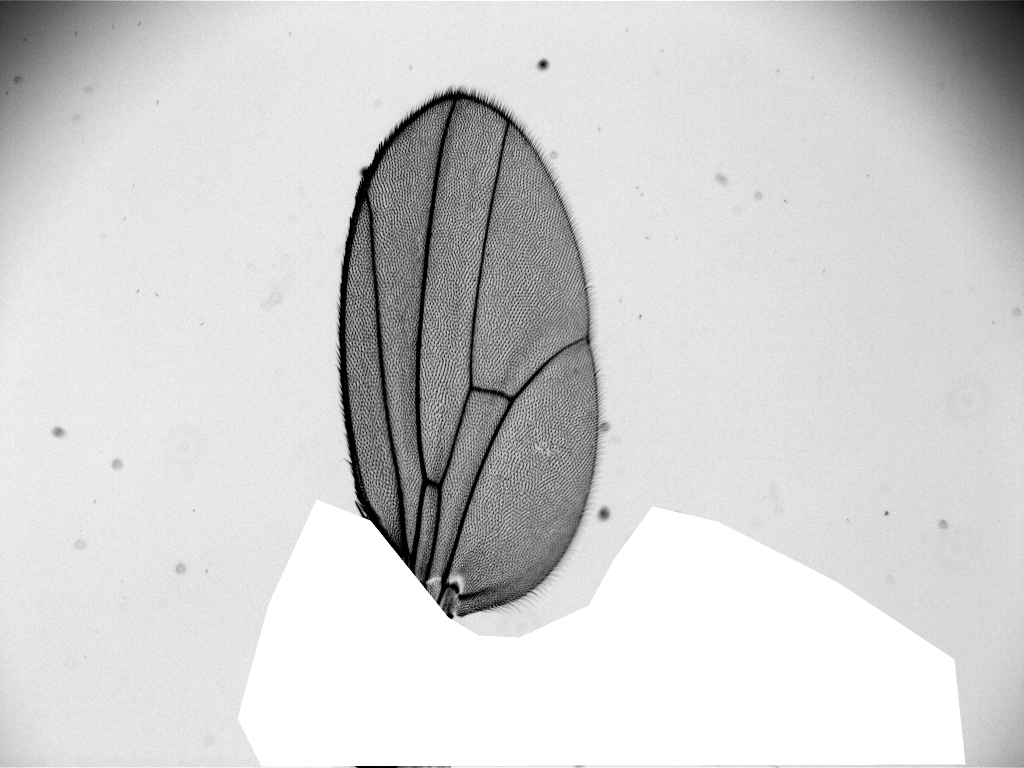
%> input picture MAPPER_v1.0.0/demo_individualProcessing/Slide 1 Wing 2 4018.TIF, 2048 x 1536 px (shown at 1/2 size)
$ octave IndividualAnalysisMainCode.m   (GNU Octave 9; MATLAB toolbox functions it lacks are replaced by stand-ins)
%> lines starting %> are read from the running program, lines starting %| are printed output that depends on the picture; in (x1, y1, x2, y2) boxes, pixels count from 0 and x2, y2 are one past the last pixel; in counts of white or black regions, pixels touching at a corner belong together; the program's own positions count from 1
%> further down, rawImage is the input picture: size 1536x2048 uint8; min 0, max 255, mean 209.5
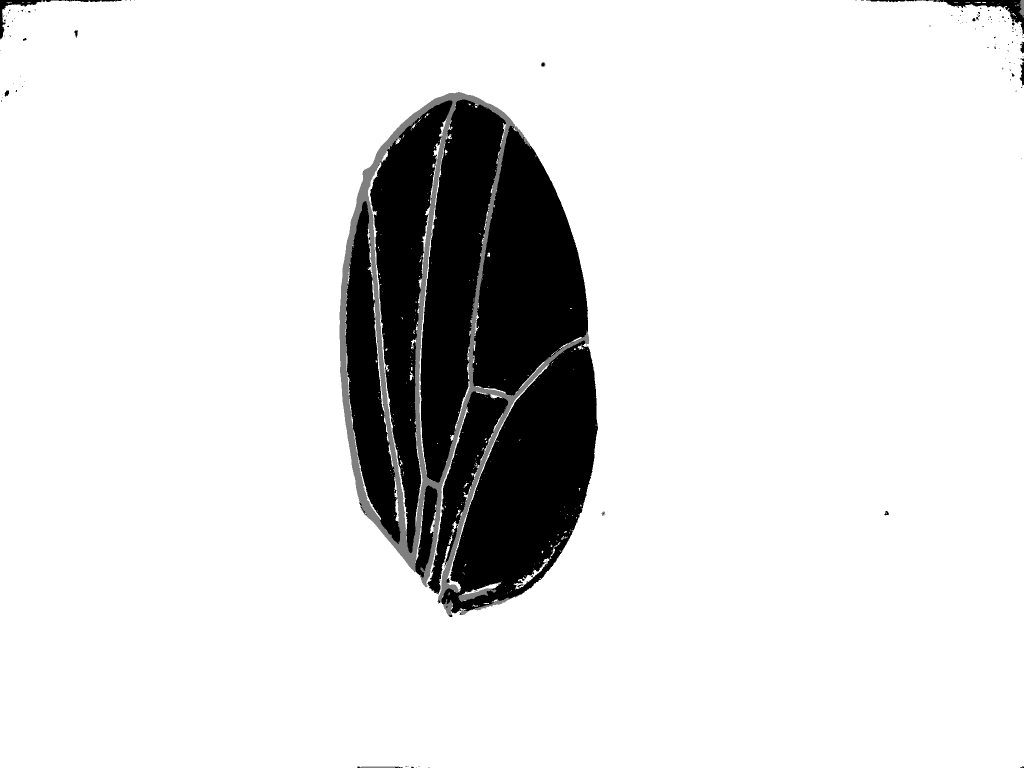
%> input picture MAPPER_v1.0.0/demo_individualProcessing/Slide 1 Wing 2 4018_Simple Segmentation.png, 2048 x 1536 px (shown at 1/2 size)
%> further down, segmentationMask is the input picture: size 1536x2048 uint8; min 1, max 3, mean 2.76
### MAPPER_v1.0.0/dependencies/interveinMorphFilter.m
% Input arguewmwnts:
%   label: image segmentation mask
% Output arguements:
%   arbitrary labelled intervein regions

function [bw_label] = interveinMorphFilter(label, sizeFilter)
%> called with sizeFilter = 5
    % relabelling segmentation mask so as to have two components intervein and
    % vein
    label(label == 3) = 2;
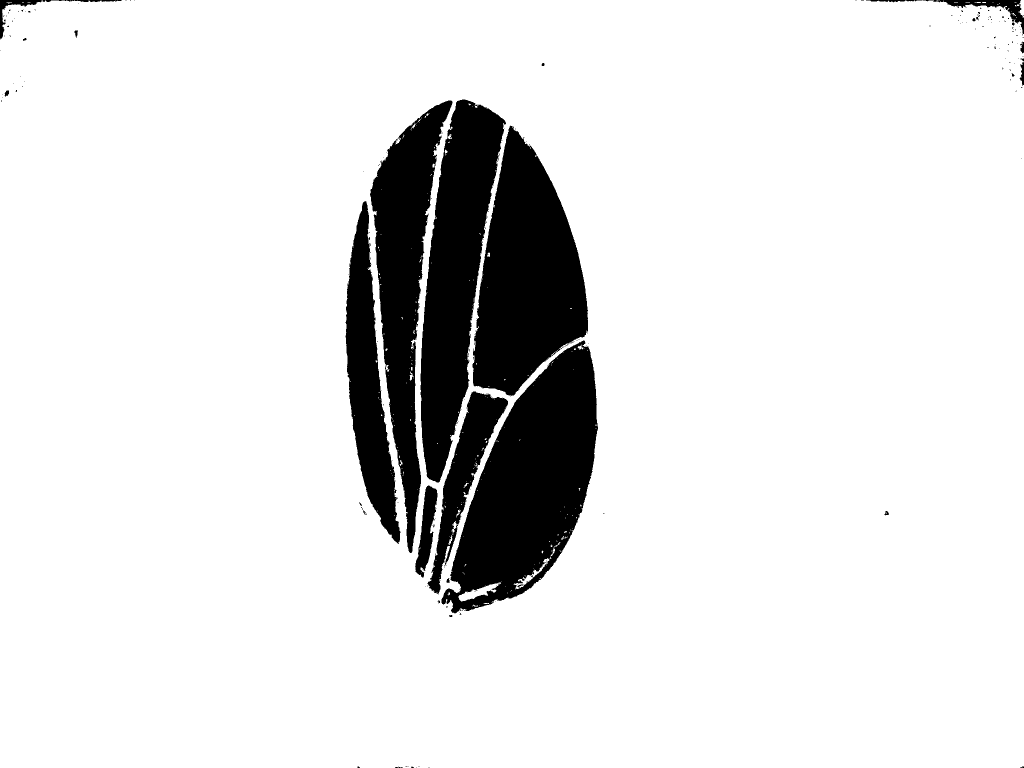
%> label: size 1536x2048 uint8 (shown at 1/2 size); values 1 (black) and 2 (white), 88.6% white; 236 black regions (210 under 20 px), largest, box (x1, y1, x2, y2) and area: (883, 681, 1196, 1227) 91086, (945, 251, 1176, 792) 78172, (841, 199, 1012, 965) 68679
    label(label == 4) = 2;
    % Binarizing the label matrix : double to binary or logical
    rgb_img = label2rgb(label);
    bw_img = im2bw(rgb_img);
    bw_img = imcomplement(bw_img);
    bw_img = imclearborder(bw_img);
    % area filter to filter out noisy or non wing debris
    bw_img = bwareafilt(bw_img,7);
    % Morphometric processing for smoothing out the wing blade marin
    bw_img = imfill(bw_img,'holes');
%> bw_img: size 1536x2048 logical; 11.3% white; 7 white regions, largest, box (x1, y1, x2, y2) and area: (883, 681, 1196, 1227) 93268, (945, 251, 1176, 792) 78288, (841, 199, 1012, 965) 68861
    se = strel('disk', sizeFilter);
    bw_img = imerode(bw_img,se);
%> bw_img: size 1536x2048 logical; 10% white; 8 white regions (1 under 20 px), largest, box (x1, y1, x2, y2) and area: (891, 689, 1192, 1222) 86838, (949, 258, 1172, 787) 72651, (845, 203, 1004, 961) 61611
    bw_img = imfill(bw_img,'holes');
    bw_img = bwareafilt(bw_img,7);
    bw_img = imdilate(bw_img,se);
%> bw_img: size 1536x2048 logical; 11.2% white; 7 white regions, largest, box (x1, y1, x2, y2) and area: (887, 685, 1196, 1226) 92928, (945, 254, 1176, 791) 78107, (841, 199, 1008, 965) 68643
    % Converting the binary mask to labellde image with each intervein
    % labelled differently
    bw_label = bwlabel(bw_img);
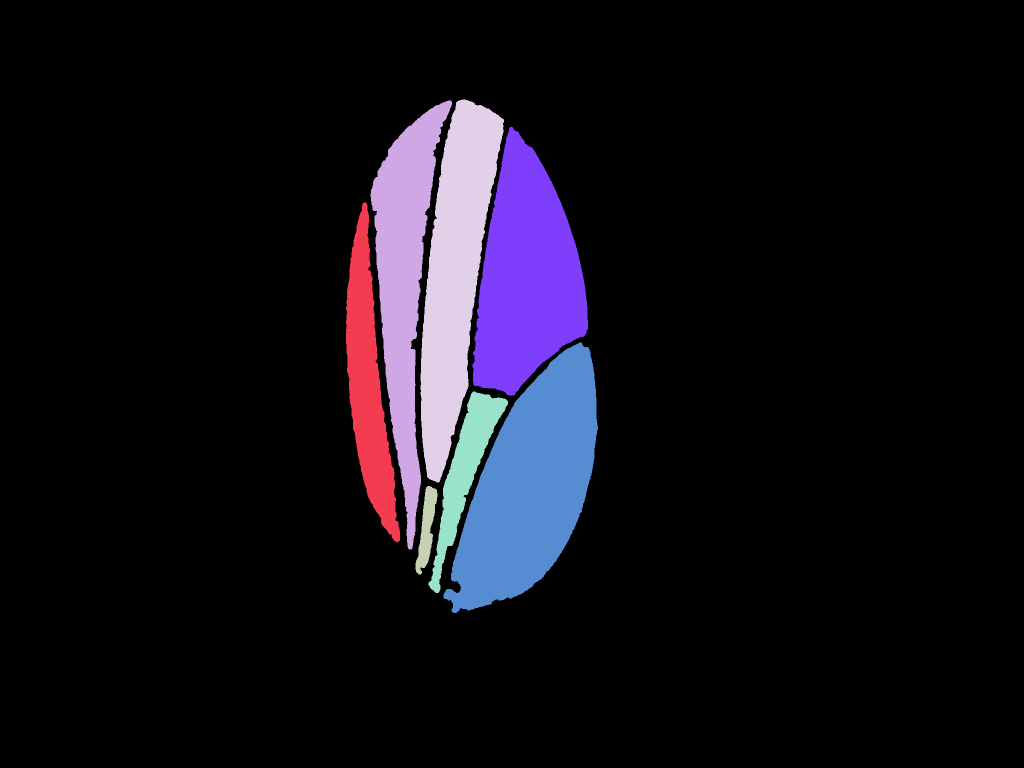
%> bw_label: size 1536x2048 double (shown at 1/2 size); 8 distinct labels, from 0 to 7; one colour per label, 0 black

end

### MAPPER_v1.0.0/dependencies/wingMorphFilter.m
% Input arguewmwnts:
%   label: image segmentation mask
% Output arguements:
%   bw_img: binary image separating the whole wing blade from background
%   bw_label: label matrix having 1 for the wing and 2 for the background

function [bw_img, bw_label] = wingMorphFilter2( label, sizeFilter)
%> called with sizeFilter = 8
    % Combine the veins and inyterveins as a single label
    label(label == 2) = 1;
%> label: size 1536x2048 uint8; values 1 (black) and 3 (white), 87.1% white; 134 black regions (116 under 20 px), largest, box (x1, y1, x2, y2) and area: (679, 184, 1196, 1234) 400832, (1846, 0, 2048, 68) 2933, (0, 0, 244, 79) 1581
    label(label == 3) = 2;
    label(label == 4) = 2;
    % binarize the label matrix so as to obtain a binary mask for the whole
    % wing
    rgb_img = label2rgb(label);
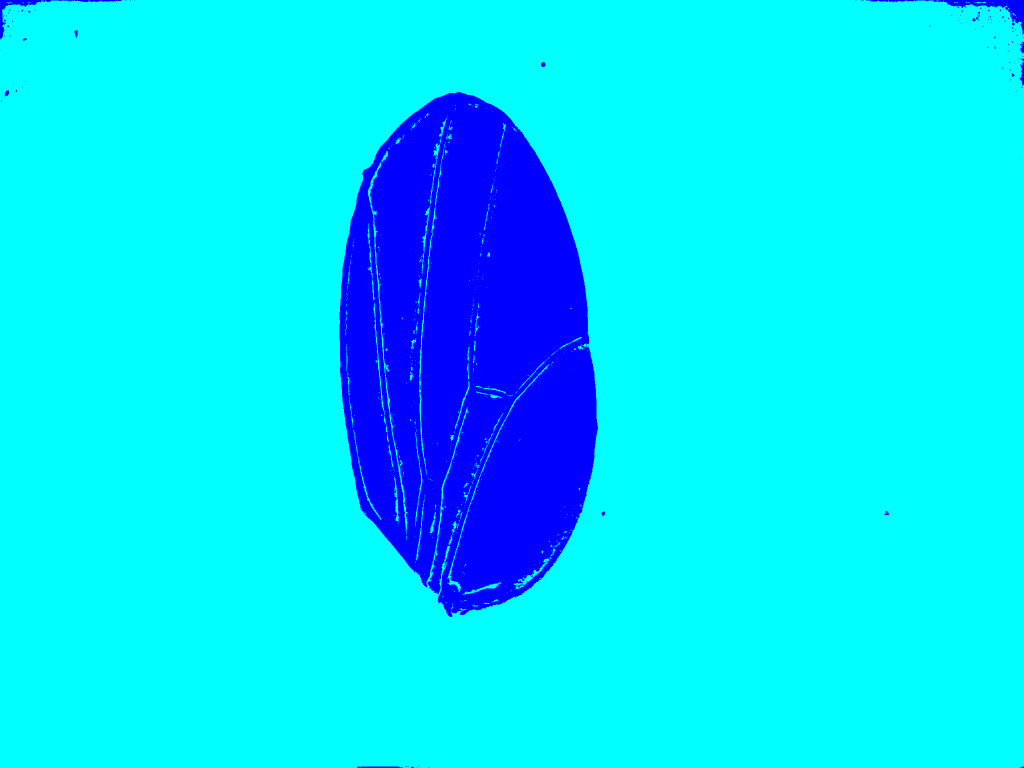
%> rgb_img: size 1536x2048x3 uint8 (shown at 1/2 size); mean R, G, B 0, 222, 255
    bw_img = im2bw(rgb_img);
    bw_img = imcomplement(bw_img);
    % Morphological operations to smoothen out the wing boundaries
    bw_img = bwareafilt(bw_img,5);
%> bw_img: size 1536x2048 logical; 12.9% white; 5 white regions, box (x1, y1, x2, y2) and area: (679, 184, 1196, 1234) 400832, (1846, 0, 2048, 68) 2933, (0, 0, 244, 79) 1581, (1732, 0, 1845, 5) 272, (714, 1533, 806, 1536) 258
    bw_img = imfill(bw_img,'holes');
%> bw_img: size 1536x2048 logical; 13.3% white; 5 white regions, box (x1, y1, x2, y2) and area: (679, 184, 1196, 1234) 414568, (1846, 0, 2048, 68) 3020, (0, 0, 244, 79) 1607, (1732, 0, 1845, 5) 272, (714, 1533, 806, 1536) 258
    se = strel('disk', sizeFilter);
    bw_img = imerode(bw_img,se);
%> bw_img: size 1536x2048 logical; 12.4% white; 5 white regions (1 under 20 px), largest, box (x1, y1, x2, y2) and area: (686, 192, 1189, 1219) 388901, (1899, 0, 2048, 39) 1375, (0, 0, 68, 13) 237, (865, 1137, 877, 1177) 115
    bw_img = imfill(bw_img,'holes');
    bw_img = bwareafilt(bw_img,1);
%> bw_img: size 1536x2048 logical; 12.4% white; 1 white region, box (x1, y1, x2, y2) and area: (686, 192, 1189, 1219) 388901
    bw_img = imdilate(bw_img,se);
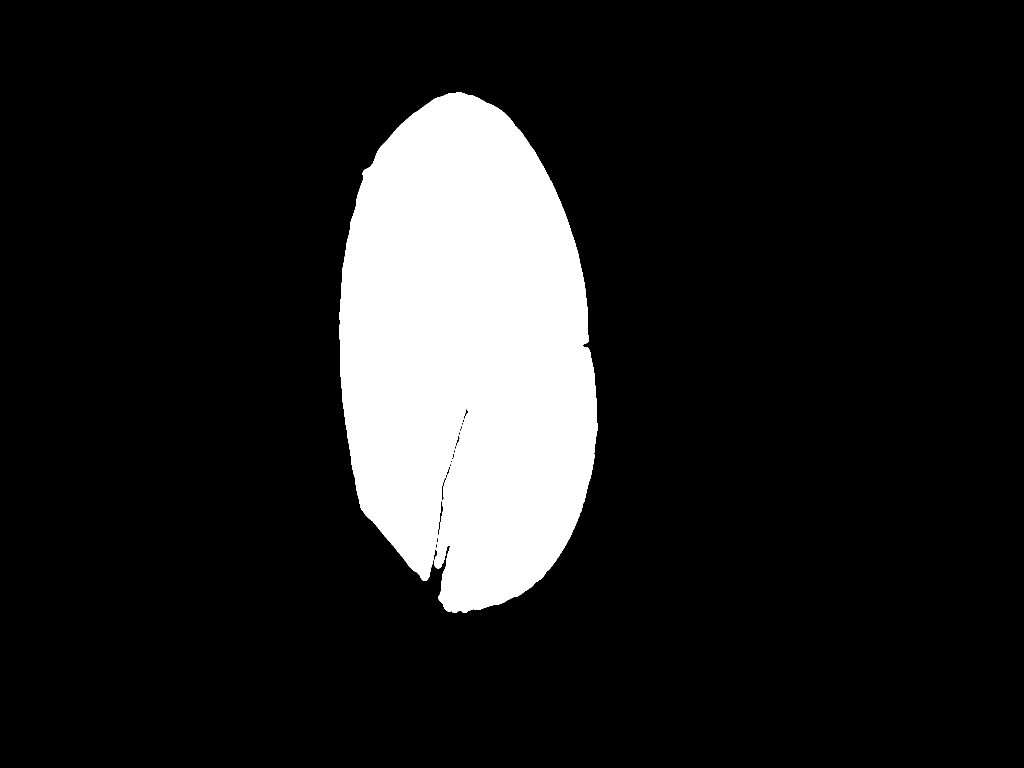
%> bw_img: size 1536x2048 logical (shown at 1/2 size); 13.1% white; 1 white region, box (x1, y1, x2, y2) and area: (679, 185, 1196, 1226) 413035
    bw_label = bwlabel(bw_img);

end

### MAPPER_v1.0.0/dependencies/classificationInterveinGeometric.m
%% Intervein classification function

function [labelledIntervein, yfit] = ClassificationInterveinGeometric(bw_label)

    %% load the trained machine learning model for intervein cassification
%> the run ends on the next line
    load('trainedModelGeometricFeaturesv1.mat');

    %% Extract EFD features fro each intervein component of the Drosophila wing
    x = bw_label;
    stats = regionprops(x,'Area','Eccentricity','MajorAxisLength','MinorAxisLength');
    featureArea =  cat(1,stats.Area);
    featureEccentricity = cat(1,stats.Eccentricity);
    featureMajor = cat(1,stats.MajorAxisLength);
    featureMinor = cat(1,stats.MinorAxisLength);
    % Aspect ratio of each intervein region
    featureRatio =  featureMajor ./ featureMinor;
    % Intervein area normalized with overall wing area
    featureArea = featureArea / sum(featureArea);
    % Storing feature of each wing in the variable named geometricFeaturesIntervein
    geometricFeaturesIntervein(:,1) = featureArea;
    geometricFeaturesIntervein(:,2) = featureEccentricity;
    geometricFeaturesIntervein(:,3) = featureRatio;

    %% Predict class of each inervein region
    yfit = trainedModelGeometricFeaturesv1.predictFcn(geometricFeaturesIntervein);

    %% Obtain a labelled segmentation mask for output (to be printe dfor each wing)
    labelledIntervein = bw_label;
    [num_rows num_columns] = size(labelledIntervein);
    for i = 1:num_rows
        for j = 1:num_columns
            if bw_label(i,j) ~= 0
                labelledIntervein(i,j) = yfit(bw_label(i,j));
            end
        end
    end

end


### MAPPER_v1.0.0/IndividualAnalysisMainCode.m
%% MAPPER Quantitative Analysis: Individual Wing Processing
%% Preparing workspace
clear;
clc;
workspace;
format long g;
format compact;
addpath('dependencies')

%% Parameters
morphFilterSizeIntervein = 5;
morphFilterSizwWing = 8;
thresholdTrichome = 2;
numHarmonics = 2;
windowSizeDensityPlot = 32;
labelName = 'Label.jpg';

%% Reading in raw image and segmentation mask
rawImage = imread('Slide 1 Wing 2 4018.tif');
%segmentationMask = imread(uigetfile);
%rawImage = imread('57151_1_rotated.tif');
segmentationMask = imread('Slide 1 Wing 2 4018_Simple Segmentation.png');

%% Morphological operation to filter the segmentation mask of interveins
% Function details: interveinMorphFilter(arg1, arg2);
% arg1: segmentation mask, arg2: radius of morphological structuring
% element for erosion and dilation
[bwLabelIntervein] = interveinMorphFilter(segmentationMask, morphFilterSizeIntervein);

%% Morphological operation to filter the overall wing blade area
[bwWing, bwLabelWing] = wingMorphFilter(segmentationMask, morphFilterSizwWing);
% Function details: wingMorphFilter(arg1, arg2);
% arg1: segmentation mask, arg2: radius of morphological structuring
% element for erosion and dilation

%% Classification of interveins using the geometrical features
[bwLabelNew, yfit] = classificationInterveinGeometric(bwLabelIntervein);
